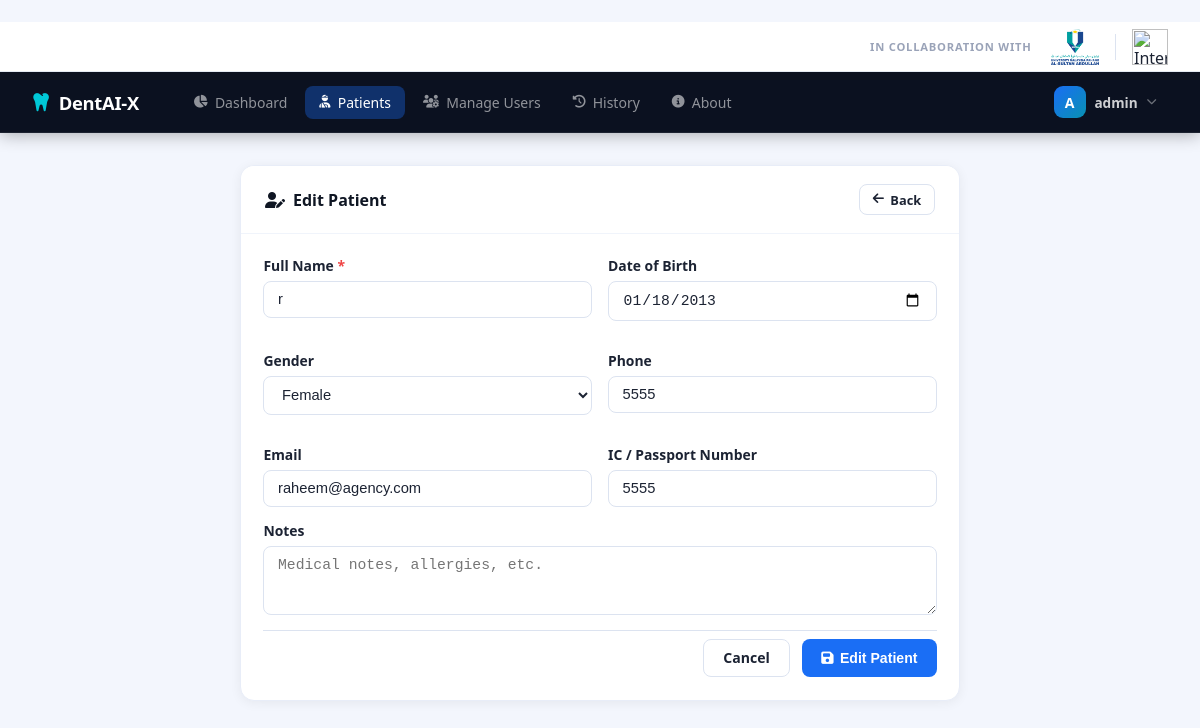
/admin/patients/2/edit (signed in), run on the app's committed database.
### dental-detection/app_utils/models.py (models this page shows, shortened)
class User(UserMixin, db.Model):
    __tablename__ = "users"
    id            = db.Column(db.Integer, primary_key=True)
    username      = db.Column(db.String(80),  unique=True, nullable=False)
    email         = db.Column(db.String(120), unique=True, nullable=False)
    password_hash = db.Column(db.String(256), nullable=False)
    role          = db.Column(db.String(20),  nullable=False, default="dentist")  # admin | dentist
    is_active     = db.Column(db.Boolean, default=True)
    reset_token   = db.Column(db.String(100), nullable=True)
    avatar        = db.Column(db.String(200), nullable=True)   # relative path under static/
    created_at    = db.Column(db.DateTime, default=datetime.utcnow)
    detections    = db.relationship("Detection", backref="dentist", lazy=True,
                                    foreign_keys="Detection.dentist_id")
    patients_created = db.relationship("Patient", backref="created_by_user", lazy=True)

class Patient(db.Model):
    __tablename__ = "patients"
    id           = db.Column(db.Integer, primary_key=True)
    name         = db.Column(db.String(120), nullable=False)
    dob          = db.Column(db.String(20),  nullable=True)
    gender       = db.Column(db.String(10),  nullable=True)
    phone        = db.Column(db.String(30),  nullable=True)
    email        = db.Column(db.String(120), nullable=True)
    ic_number    = db.Column(db.String(50),  nullable=True)
    notes        = db.Column(db.Text,        nullable=True)
    created_by   = db.Column(db.Integer, db.ForeignKey("users.id"), nullable=True)
    created_at   = db.Column(db.DateTime, default=datetime.utcnow)
    detections   = db.relationship("Detection", backref="patient", lazy=True,
                                   cascade="all, delete-orphan")

### dental-detection/app.py (the view, shortened to what this page needs)
@app.route("/admin/patients/<int:pid>/edit", methods=["GET", "POST"])
@login_required
@admin_required
def admin_edit_patient(pid):
    patient = db.session.get(Patient, pid)
    if not patient:
        abort(404)
    return render_template("admin/patient_form.html", patient=patient, action="Edit")

### dental-detection/app.py (called while the page is built)
@login_manager.user_loader
def load_user(user_id):
    return db.session.get(User, int(user_id))

def admin_required(f):
    @wraps(f)
    def decorated(*args, **kwargs):
        if not current_user.is_authenticated or current_user.role != "admin":
            abort(403)
        return f(*args, **kwargs)
    return decorated

### dental-detection/templates/admin/patient_form.html (shortened to what this page needs)
﻿{% extends "base.html" %}
{% block content %}
<div class="card form-card">
  <div class="card-header">
    <h2><i class="fa-solid fa-{{ 'user-plus' if action == 'Add' else 'user-pen' }}"></i> {{ action }} Patient</h2>
    <a href="{{ url_for('admin_patients') }}" class="btn btn-sm btn-outline">
      <i class="fa-solid fa-arrow-left"></i> Back
    </a>
  </div>
  <div class="card-body">
    <form method="POST">
      <div class="form-grid">
        <div class="form-group">
          <label>Full Name <span class="required">*</span></label>
          <input type="text" name="name" value="{{ patient.name if patient else '' }}" required placeholder="Patient full name"/>
        </div>
        <div class="form-group">
          <label>Date of Birth</label>
          <input type="date" name="dob" value="{{ patient.dob if patient else '' }}"/>
        </div>
        <div class="form-group">
          <label>Gender</label>
          <select name="gender">
            <option value="Female" {{ 'selected' if patient and patient.gender == 'Female' }}>Female</option>
          </select>
        </div>
        <div class="form-group">
          <label>Phone</label>
          <input type="text" name="phone" value="{{ patient.phone if patient else '' }}" placeholder="+1 234 567 8900"/>
        </div>
        <div class="form-group">
          <label>Email</label>
          <input type="email" name="email" value="{{ patient.email if patient else '' }}" placeholder="patient@email.com"/>
        </div>
        <div class="form-group">
          <label>IC / Passport Number</label>
          <input type="text" name="ic_number" value="{{ patient.ic_number if patient else '' }}" placeholder="e.g. 900101-14-5678 or A12345678"/>
        </div>
      </div>
      <div class="form-group">
        <label>Notes</label>
        <textarea name="notes" rows="3" placeholder="Medical notes, allergies, etc.">{{ patient.notes if patient else '' }}</textarea>
      </div>
      <div class="form-actions">
        <a href="{{ url_for('admin_patients') }}" class="btn btn-outline">Cancel</a>
        <button type="submit" class="btn btn-primary">
          <i class="fa-solid fa-floppy-disk"></i> {{ action }} Patient
        </button>
      </div>
    </form>
  </div>
</div>
{% endblock %}

### dental-detection/templates/base.html (shortened to what this page needs)
﻿<!DOCTYPE html>
<html lang="en">
<head>
  <link rel="stylesheet" href="{{ url_for('static', filename='css/style.css') }}"/>
  <link rel="stylesheet" href="https://cdnjs.cloudflare.com/ajax/libs/font-awesome/6.5.0/css/all.min.css"/>
</head>
<body class="app-layout">
<div class="co-brand-bar">
  <span class="cbr-label">In Collaboration with</span>
  <div class="cbr-logos">
    <img src="{{ url_for('static', filename='images/UMPSA.png') }}" alt="Universiti Malaysia Pahang Al-Sultan Abdullah" class="cbr-logo" title="Universiti Malaysia Pahang Al-Sultan Abdullah"/>
    <img src="{{ url_for('static', filename='images/IIUM.png') }}" alt="International Islamic University Malaysia" class="cbr-logo" title="International Islamic University Malaysia"/>
  </div>
</div>
<header class="topnav" id="topnav">
  <div class="topnav-inner">
    <a href="{{ url_for('dashboard') }}" class="tnav-logo">
      <i class="fa-solid fa-tooth"></i>
      <span>DentAI-X</span>
    </a>
    <nav class="tnav-links" id="tnavLinks">
      {% if current_user.role == 'admin' %}
        <a href="{{ url_for('admin_dashboard') }}" class="tnav-item {% if request.endpoint == 'admin_dashboard' %}active{% endif %}">
          <i class="fa-solid fa-chart-pie"></i> Dashboard
        </a>
        <a href="{{ url_for('admin_patients') }}" class="tnav-item {% if 'patient' in request.endpoint %}active{% endif %}">
          <i class="fa-solid fa-user-injured"></i> Patients
        </a>
        <a href="{{ url_for('admin_users') }}" class="tnav-item {% if 'user' in request.endpoint and request.endpoint != 'profile' %}active{% endif %}">
          <i class="fa-solid fa-users-gear"></i> Manage Users
        </a>
        <a href="{{ url_for('admin_history') }}" class="tnav-item {% if 'history' in request.endpoint or 'detection_detail' in request.endpoint %}active{% endif %}">
          <i class="fa-solid fa-clock-rotate-left"></i> History
        </a>
      {% endif %}
      <a href="{{ url_for('about') }}" class="tnav-item {% if request.endpoint == 'about' %}active{% endif %}">
        <i class="fa-solid fa-circle-info"></i> About
      </a>
    </nav>
    <div class="tnav-right">
      <div class="tnav-user" id="userMenuBtn" onclick="toggleUserMenu()">
        {% if current_user.avatar %}
          <img src="{{ url_for('static', filename=current_user.avatar) }}" class="tnav-avatar-img" alt="avatar"/>
        {% else %}
          <div class="tnav-avatar-letter">{{ current_user.username[0]|upper }}</div>
        {% endif %}
        <span class="tnav-username">{{ current_user.username }}</span>
        <i class="fa-solid fa-chevron-down tnav-caret"></i>
      </div>
    </div>
  </div>
</header>
<main class="page-wrap">
  <div class="page-content">
    {% block content %}{% endblock %}
  </div>
</main>
</body>
</html>

### data on the page
User: username "A", username "admin"
Patient: name "r", dob "01/18/2013", phone "5555", email "raheem@agency.com", ic_number "5555"

### other printed values
{{ action }} "Edit"
